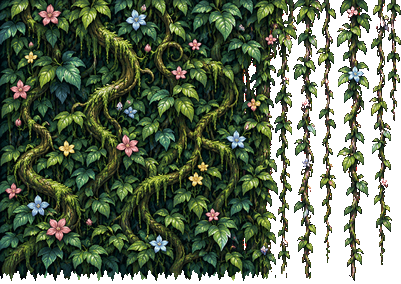
#> input picture assets/props/vine_curtain.png, 401 x 284 px, found by its file name
$ python vine_curtain.py
#> lines starting #> are read from the running program, lines starting #| are printed output that depends on the picture; after the words box and inside, x2 and y2 are one past the last pixel; in counts of white or black regions, pixels touching at a corner belong together
### tools/bglayers.py
"""Depth layers for the parallax backgrounds.

ChatGPT makes three edits of each background (assets_raw/bg_layers/raw/<key>_far|_mid|_near.png): a complete far layer, and the
middle and near pieces on flat magenta. This scales them back to the background's size (480x270), keys out the magenta, and
writes assets/bg/<key>_far|_mid|_near.png. With --preview it also writes assets_raw/bg_layers/preview_<key>.png: the original,
the three layers, the layers stacked (should look like the original) and the scene at both ends of a level, to check the cut.

    python tools/bglayers.py <key> [--preview]
"""
import os, sys
from PIL import Image, ImageFilter

ROOT = os.path.dirname(os.path.dirname(os.path.abspath(__file__)))
RAW = os.path.join(ROOT, 'assets_raw', 'bg_layers', 'raw')
OUT = os.path.join(ROOT, 'assets', 'bg')
CROP = {'hall': 236, 'cave': 236, 'crypt': 236, 'camp': 236, 'boss': 236}   # BG_CROP in index.html: rows the game shows
DEPTH = {'default': [0.35, 0.65, 1.0], 'hall': [0.35, 0.42, 1.0], 'crypt': [0.35, 0.55, 1.0], 'boss': [0.35, 0.45, 1.0]}   # BG_DEPTH in index.html
HAZE = {'thornwood': 0.25, 'trench': 0.2}   # middle layers that sit in fog: blended this much toward the far layer's average colour
NO_NEAR = set()   # backgrounds whose near layer is empty
MIST = {'crypt': 236}   # near layers whose pieces above this row are mist: made soft and see-through (the ledge below stays solid)
GREEN_KEY = {'crypt', 'sanctum', 'glade', 'boss'}   # purple / pink art: these layers are made on flat green #00FF00 instead of magenta
EDGE_KEY = {'street'}   # art with its own purples AND greens (wisteria, awnings, ivy): only key colour joined to the image edge is cut, and only pixels right at the cut are despilled


def is_key(r, g, b, green=False):   # the flat key colour (magenta, or green for purple art), never the art's own colours
    if green: return g > 110 and g > 1.7 * max(r, b) and g - max(r, b) > 60
    return r > 110 and b > 100 and g < 0.6 * min(r, b) and abs(r - b) < 100 and min(r, b) - g > 60   # incl. darker magenta blends


def is_fringe(r, g, b, green=False):   # a pixel blended with the key, right next to it
    return (g > r + 35 and g > b + 35) if green else (r > g + 35 and b > g + 35)


def keyed(im, green=False, edge_only=False):
    """Full-size RGBA with the magenta gone; a 1px rim of pinkish pixels around the cut is dropped too."""
#> called with green = False, edge_only = False
    im = im.convert('RGBA'); px = im.load(); W, H = im.size
#> in keyed, im is the input picture: PIL image 401x284 RGBA; mean R, G, B, A 44.4, 56.8, 35.1, 198.7
#> after `W, H = im.size`: W = 401; H = 284
    mask = Image.new('L', im.size, 255); mp = mask.load()
#> after `mask = Image.new('L', im.size, 255)`: mask: PIL image 401x284 L; every value is 255
    for y in range(H):
        for x in range(W):
            r, g, b, a = px[x, y]
            if a < 10 or is_key(r, g, b, green): mp[x, y] = 0
    near = None
    if edge_only:   # keep key-coloured pixels that are not joined to the image edge (they are the art's own purple), despill only by the cut
        keep = Image.new('L', im.size, 255); kp = keep.load()
        todo = [(x, y) for x in range(W) for y in (0, H - 1) if not mp[x, y]] + [(x, y) for y in range(H) for x in (0, W - 1) if not mp[x, y]]
        for q in todo: kp[q] = 0
        while todo:
            x, y = todo.pop()
            for nx, ny in ((x + 1, y), (x - 1, y), (x, y + 1), (x, y - 1)):
                if 0 <= nx < W and 0 <= ny < H and kp[nx, ny] and not mp[nx, ny]: kp[nx, ny] = 0; todo.append((nx, ny))
        mask = keep; mp = mask.load()
        near = mask.filter(ImageFilter.MinFilter(9)).load()   # 0 within 4 px of the cut
    # despill: a pixel that is partly key colour (anti-aliased edges, thin strands) gets the key taken back out, and the
    # share of key it held becomes its transparency, so thin webs and hair stay soft and continuous, edges stay clean
    for y in range(H):
        for x in range(W):
            if not mp[x, y] or (near and near[x, y]): continue
            r, g, b, a = px[x, y]
            sp = max(0, g - max(r, b)) if green else max(0, min(r, b) - g)
            if sp <= 12: continue
            k = min(0.95, sp / 255)
            if green: r, g, b = r / (1 - k), (g - 255 * k) / (1 - k), b / (1 - k)
            else: r, g, b = (r - 255 * k) / (1 - k), g / (1 - k), (b - 255 * k) / (1 - k)
            px[x, y] = tuple(max(0, min(255, round(c))) for c in (r, g, b)) + (255,)
            mp[x, y] = round(mp[x, y] * (1 - k))
    im.putalpha(mask)
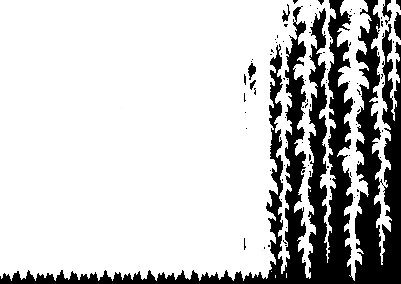
#> mask: PIL image 401x284 L; min 0, max 255, mean 198.7
    return im


# [161 lines left out: functions edge_clean, mist, despeckle, shrink, build, scene and 4 more, not called in this run]


# [4 lines that do not run on import are left out]

### tools/vine_curtain.py
"""The Act III battle transition's vine curtain: ChatGPT's left curtain on magenta (assets_raw/bg_layers/raw/vine_curtain.png:
a solid wall of vines on the left breaking up into hanging strands on the right) -> assets/props/vine_curtain.png.

It is keyed (soft-edged magenta removed, pink spill cleaned), trimmed, and scaled to 270 px tall: the game draws it at 2x
with no smoothing, so it lands on the same 2-pixel grid as the rest of the transition. It prints SOLID, the column where
the solid wall ends (the game's VINE_SOLID): left of it every column is covered from top to bottom.

    python tools/vine_curtain.py
"""
import os, sys
from PIL import Image

ROOT = os.path.dirname(os.path.dirname(os.path.abspath(__file__)))
sys.path.insert(0, os.path.join(ROOT, 'tools'))
from bglayers import keyed   # magenta key with despill

SRC = os.path.join(ROOT, 'assets_raw', 'bg_layers', 'raw', 'vine_curtain.png')
OUT = os.path.join(ROOT, 'assets', 'props', 'vine_curtain.png')
HEIGHT = 270
HEM = 14   # the game's VINE_HEM


def main():
    im = keyed(Image.open(SRC))
    bb = im.getbbox(); im = im.crop((0, 0, bb[2], im.height))   # keep the full height; trim magenta off the right
#> after `bb = im.getbbox()`: bb = (0, 0, 401, 281)
    w = round(im.width * HEIGHT / im.height)
#> w = 381
    small = im.resize((w, HEIGHT), Image.LANCZOS)
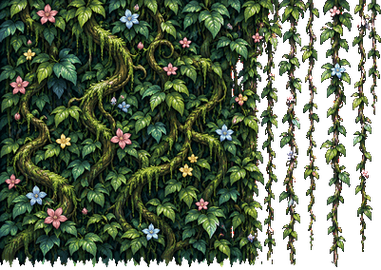
#> small: PIL image 381x270 RGBA; mean R, G, B, A 48.4, 60.9, 37.6, 198.6; transparent parts drawn white
    # hard alpha, like pixel art
    px = small.load()
    for y in range(HEIGHT):
        for x in range(w):
            r, g, b, a = px[x, y]
            px[x, y] = (r, g, b, 255) if a >= 128 else (0, 0, 0, 0)
    # the solid wall: from the left, columns that are covered apart from a few stray specks (filled in below)
    solid = 0
    for x in range(w):
        holes = sum(1 for y in range(HEIGHT) if px[x, y][3] == 0)
        if holes > HEIGHT * 0.06: break
        solid = x + 1
#> this loop made 233 passes
#> holes on passes 1 to 3: 8, 5, 6
    # fill any stray holes inside the wall with the dark foliage colour around them
    for x in range(solid):
        for y in range(HEIGHT):
            if px[x, y][3] == 0: px[x, y] = (16, 40, 20, 255)
    # a ragged leafy hem below the picture (HEM rows: the bottom rows mirrored, then torn off unevenly), so the drape's
    # leading edge isn't a straight line while it comes down; when closed it sits below the screen
    import math
    out = Image.new('RGBA', (w, HEIGHT + HEM)); out.alpha_composite(small, (0, 0)); op = out.load()
#> after `out = Image.new('RGBA', (w, HEIGHT + HEM))`: out: PIL image 381x284 RGBA; every value is 0
#> after `out.alpha_composite(small, (0, 0))`:
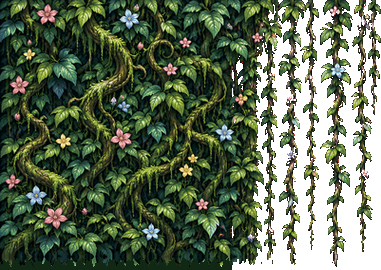
#> small: PIL image 381x270 RGBA; mean R, G, B, A 45.1, 57.9, 35.7, 203.4; transparent parts drawn white
#> after `out.alpha_composite(small, (0, 0))`:
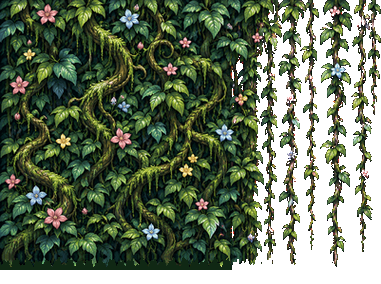
#> out: PIL image 381x284 RGBA; mean R, G, B, A 42.9, 55.1, 33.9, 193.4; transparent parts drawn white
    for r in range(HEM):
        for x in range(w): op[x, HEIGHT + r] = px[x, HEIGHT - 1 - r]
    for x in range(w):
        cut = HEIGHT + int(round(3 + 4 * abs(math.sin(x * 0.21)) + 3 * math.sin(x * 0.57 + 1.3) + 2 * math.sin(x * 1.3)))
        for y in range(max(HEIGHT, cut), HEIGHT + HEM): op[x, y] = (0, 0, 0, 0)
    out.save(OUT)
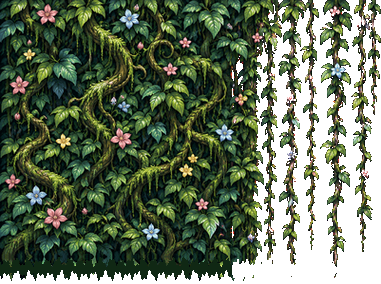
#> saved as vine_curtain.png: PIL image 381x284 RGBA; mean R, G, B, A 43.1, 55.6, 34.2, 196.5; transparent parts drawn white
    print('vine curtain', out.size, 'SOLID', solid, 'HEM', HEM)
#| vine curtain (381, 284) SOLID 232 HEM 14


if __name__ == '__main__':
    main()
